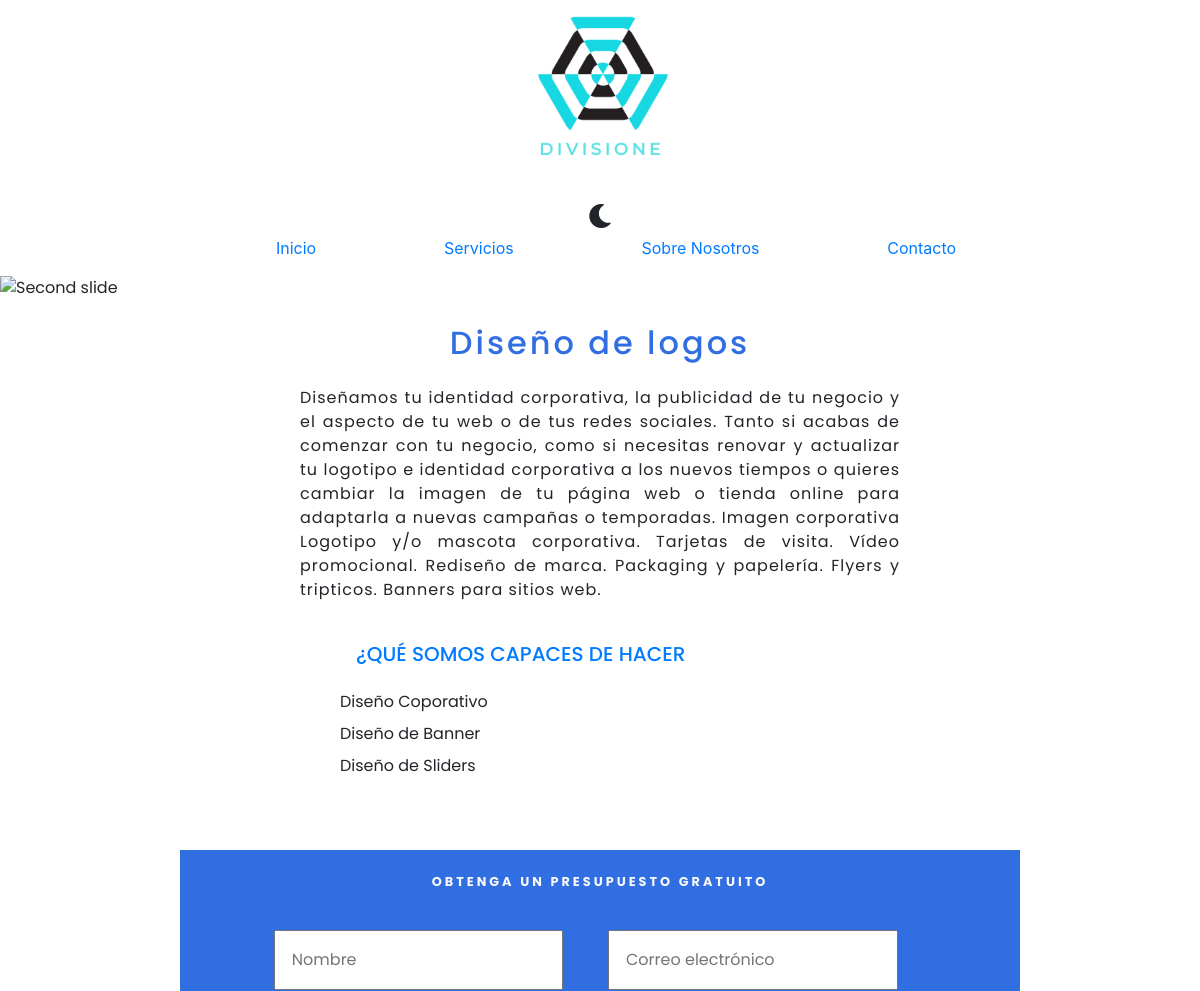
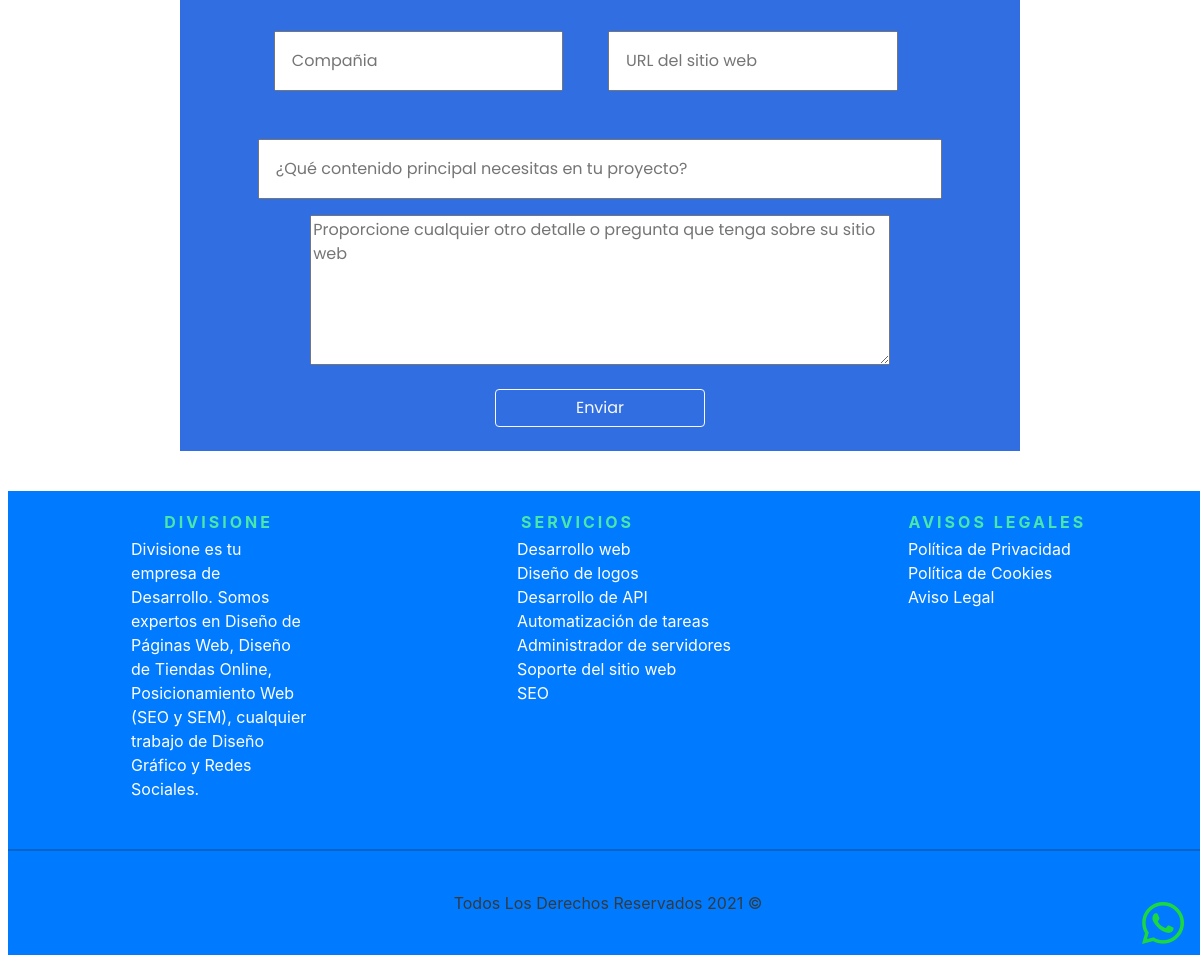
Screenshot of /service.php?id=4 with the database file from the repository (2 pictures, top to bottom).
### tables this page shows
CREATE TABLE `services` (
  `id` int(11) NOT NULL AUTO_INCREMENT,
  `name` varchar(45) NOT NULL,
  `description` text NOT NULL,
  `price` int(5) NOT NULL,
  `imageProduct` varchar(100) DEFAULT NULL,
  PRIMARY KEY (`id`)
);

CREATE TABLE `service` (
  `id` int(11) NOT NULL AUTO_INCREMENT,
  `serviceID` int(11) NOT NULL,
  `name` varchar(255) DEFAULT NULL,
  PRIMARY KEY (`id`),
  KEY `fk_service` (`serviceID`),
  CONSTRAINT `fk_service` FOREIGN KEY (`serviceID`) REFERENCES `services` (`id`)
  ON DELETE CASCADE
  ON UPDATE CASCADE
);

### service.php (the view, shortened to what this page needs)
<?php
    require 'includes/app.php';
    if (empty($_GET)) {
        header('Location: /');
        exit;
    } else {
        $db = connectDB();
        $id = filter_var(intval($_GET['id']), FILTER_VALIDATE_INT);
        $query = "SELECT name, description  FROM services WHERE id = ${id}";
        $data = mysqli_query($db, $query);
    }
?>
    <main class="wrap">
        <div id="carouselExampleSlidesOnly" class="carousel slide" data-ride="carousel">
            <div class="carousel-inner">
                <div class="carousel-item active">
                    <img class="d-block w-100" src="build/img/xbanner-services-2.webp" alt="Second slide">
                </div>
            </div>
        </div>
        <section class="service-box-wrap">
            <?php while ( $service = mysqli_fetch_assoc($data) ): ?>
            <h2 class="title-box-wrap text-center m-4">
                <?php echo $service['name'] ?>
            </h2>
            <p class="sumary-box-product-wrap">
                <?php echo $service['description'] ?>
            </p>
            <ul class="list-product-wrap">
                <h3 class="text-primary m-4 h5 ">¿QUÉ SOMOS CAPACES DE HACER</h3>
                <?php
                $queryForServices = "SELECT name FROM service WHERE serviceID = ${id}";
                $dataForServices = mysqli_query($db, $queryForServices);
                ?>
                <?php while( $services = mysqli_fetch_assoc($dataForServices)): ?>
                <li class="m-2"><?php echo $services['name'] ?></li>
                <?php endwhile; ?>
            </ul>
            <?php endwhile; ?>
        </section>
        <section class="contact-foot">
                <h3 class="title-contact-foot title-deluxe text-center m-4 text-light">Obtenga un presupuesto gratuito</h3>
                <form action="includes/php/contact.php" method="post" class="form-contact-foot d-flex flex-column">
                    <div class="content-contact-foot">
                        <input type="text" name="name" id="name" placeholder="Nombre"  required>
                        <input type="email" name="email" id="email" placeholder="Correo electrónico" required>
                        <input type="text" name="company" id="company" placeholder="Compañia" required>
                        <input type="text" name="url" id="url" placeholder="URL del sitio web" required>
                    </div>
                    <input type="text" name="content" id="content" required placeholder="¿Qué contenido principal necesitas en tu proyecto?">
                </form>
                <textarea class="text-area-contact" name="details" id="details" cols="40" rows="6" required placeholder="Proporcione cualquier otro detalle o pregunta que tenga sobre su sitio web"></textarea>
                <button type="button" class="btn btn-outline-light w-25 m-4">Enviar</button>
            </section>
    </main>
<?php require 'includes/templates/footer.php' ?>

### build/css/app.css (style rules this page uses)
.title-deluxe { font-size:.8rem;font-weight:700;letter-spacing:3px;text-transform:uppercase }
.contact-foot { align-items:center;align-self:center;background-color:#316ee2;background-position:50%;background-repeat:no-repeat;background-size:cover;display:flex;flex-flow:column wrap;margin-bottom:2rem;margin-top:3rem;width:100% }
@media (min-width:768px) { .contact-foot { width:70% } }
.contact-foot .text-area-contact { align-self:center;width:69% }
.contact-foot .form-contact-foot { align-items:center }
.contact-foot .form-contact-foot * { margin-bottom:1rem;padding:1rem;width:91% }
.content-contact-foot { display:grid;gap:1rem;grid-template-columns:repeat(2,1fr) }
.service-box-wrap { align-self:center;display:flex;flex-flow:column wrap;width:80% }
@media (min-width:768px) { .service-box-wrap { width:50% } }
.service-box-wrap .title-box-wrap { color:#316ee2;letter-spacing:3px }
.service-box-wrap .sumary-box-product-wrap { letter-spacing:1px;text-align:justify }
html { -webkit-text-size-adjust:100%;line-height:1.15 }
body { margin:0 }
main { display:block }
img { border-style:none }
button,input,optgroup,select,textarea { font-family:inherit;font-size:100%;line-height:1.15;margin:0 }
button,input { overflow:visible }
button,select { text-transform:none }
[type=button],[type=reset],[type=submit],button { -webkit-appearance:button }
textarea { overflow:auto }
*,:after,:before { box-sizing:inherit }
li { list-style:none }
.wrap { display:flex;flex-flow:column wrap;font-family:Poppins,sans-serif }

### rows the page displays
services: name "Diseño de logos", description "Diseñamos tu identidad corporativa, la publicidad de tu negocio y el aspecto de tu web o de tus redes sociales. Tanto si acabas de comenzar con tu negocio, como si necesitas renovar y actualizar tu logotipo e identidad corporativa a los nuevos tiempos o quieres cambiar la imagen de tu página web o tienda online para adaptarla a nuevas campañas o temporadas. Imagen corporativa Logotipo y/o mascota corporativa. Tarjetas de visita. Vídeo promocional. Rediseño de marca. Packaging y papelería. Flyers y tripticos. Banners para sitios web."
service: name "Diseño Coporativo"
service: name "Diseño de Banner"
service: name "Diseño de Sliders"
